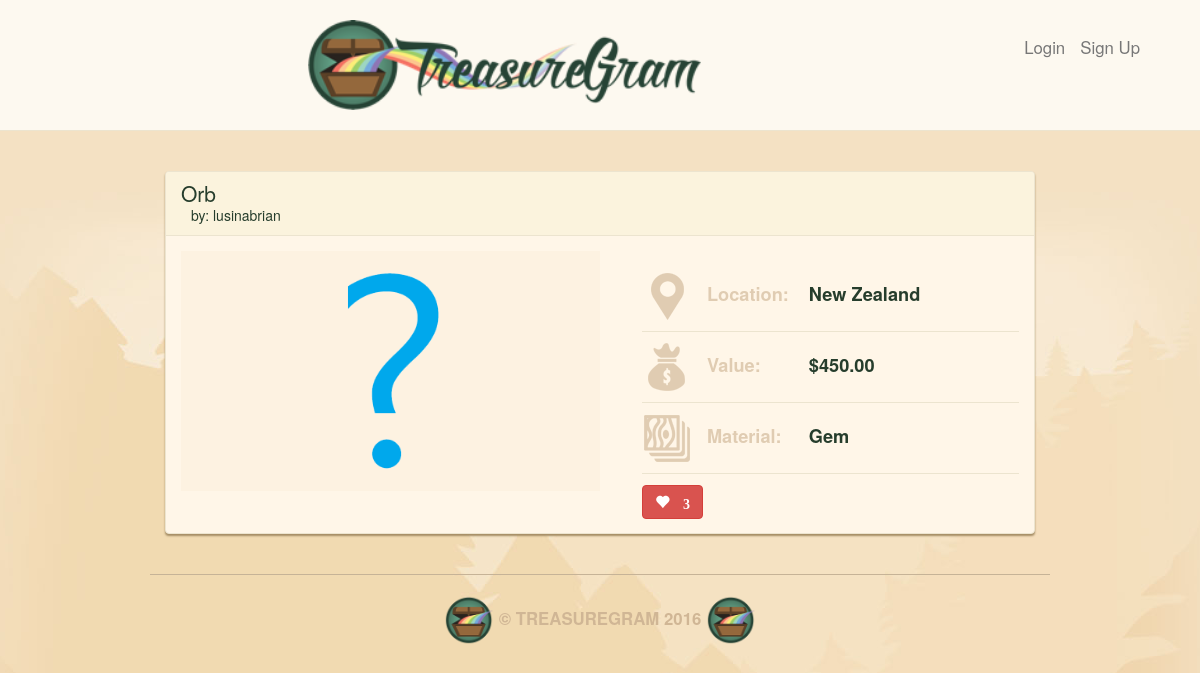
Page /3/ on the earlier database version.
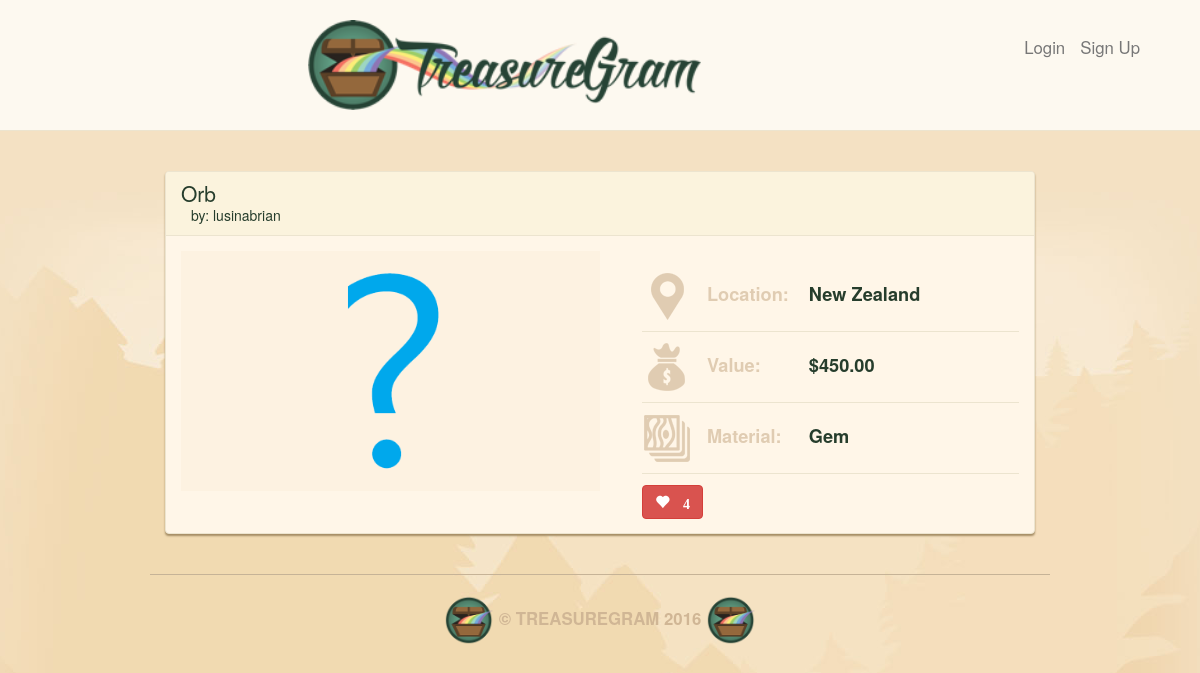
Same page on the later database version.
### main_app/models.py (models this page shows, shortened)
class Treasures(models.Model):
    user = models.ForeignKey(User)
    name = models.CharField(max_length=100)
    value = models.DecimalField(max_digits=10, decimal_places=2)
    material = models.CharField(max_length=100)
    location = models.CharField(max_length=100)
    image = models.ImageField(upload_to='media/treasure_images', default='media/default.png')
    likes = models.IntegerField(default=0)

### main_app/views.py (the view)
# urls.py: url(r'^([0-9]+)/$', views.detail, name='detail'),
def detail(request, treasure_id):
    context = {"treasure": Treasures.objects.get(id=treasure_id)}
    return render(request=request, template_name='detail.html', context=context)

### main_app/templates/detail.html
{% extends 'base.html' %}
{% load staticfiles %}
{% block content %}
  <div class="treasure panel panel-default">
    <div class="panel-heading">
          <h3 class="panel-title">{{ treasure.name }}</h3>
          <a class="panel-username" href="/user/{{treasure.user.username}}/">by: {{ treasure.user.username }}</a>
        </div>
    <div class="panel-body">
      <div class="treasure-photo-detail">
        <img src="{{ treasure.image.url }}" height="200">
      </div>
      <table class="treasure-table">
        <tr>
          <th>
            <img src="{% static "images/location-icon.png" %}" alt="Location Icon">
            Location:
          </th>
          <td>{{ treasure.location }}</td>
        </tr>
        <tr>
          <th>
            <img src="{% static "images/value-icon.png" %}" alt="Value Icon">
            Value:
          </th>
          <td>${{ treasure.value }}</td>
        </tr>
        <tr>
          <th>
            <img src="{% static "images/material-icon.png" %}" alt="Material Icon">
            Material:
          </th>
          <td>{{ treasure.material }}</td>
        </tr>
      </table>
      <button id ="likes" data-id="{{treasure.id}}" class="btn btn-mini btn-danger glyphicon glyphicon-heart" type="button">
            {% if treasure.likes > 0 %} {{ treasure.likes }} {% endif %}
          </button>
    </div>
  </div>
{% endblock %}

Differences in the rows shown:
changed Treasures "Orb": likes "3" → "4"
